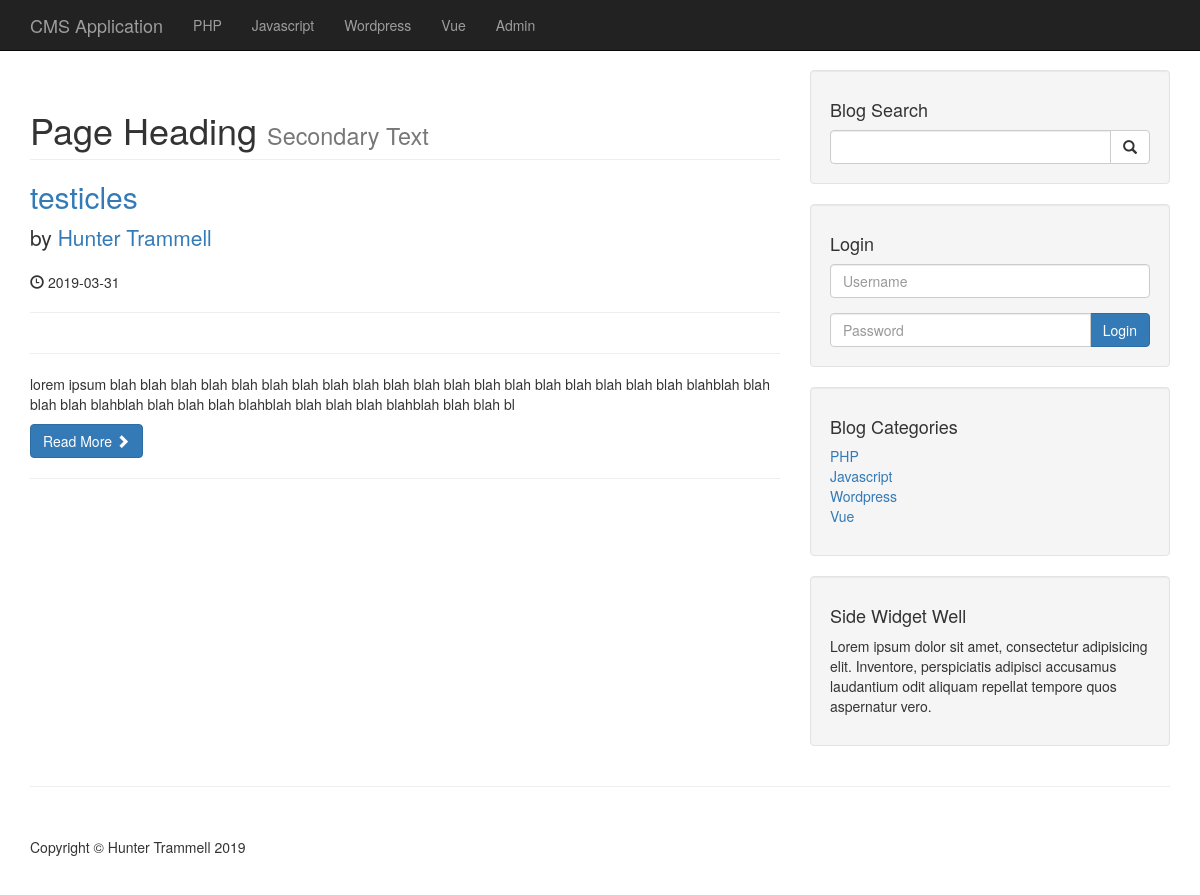
Before: / with the older database file.
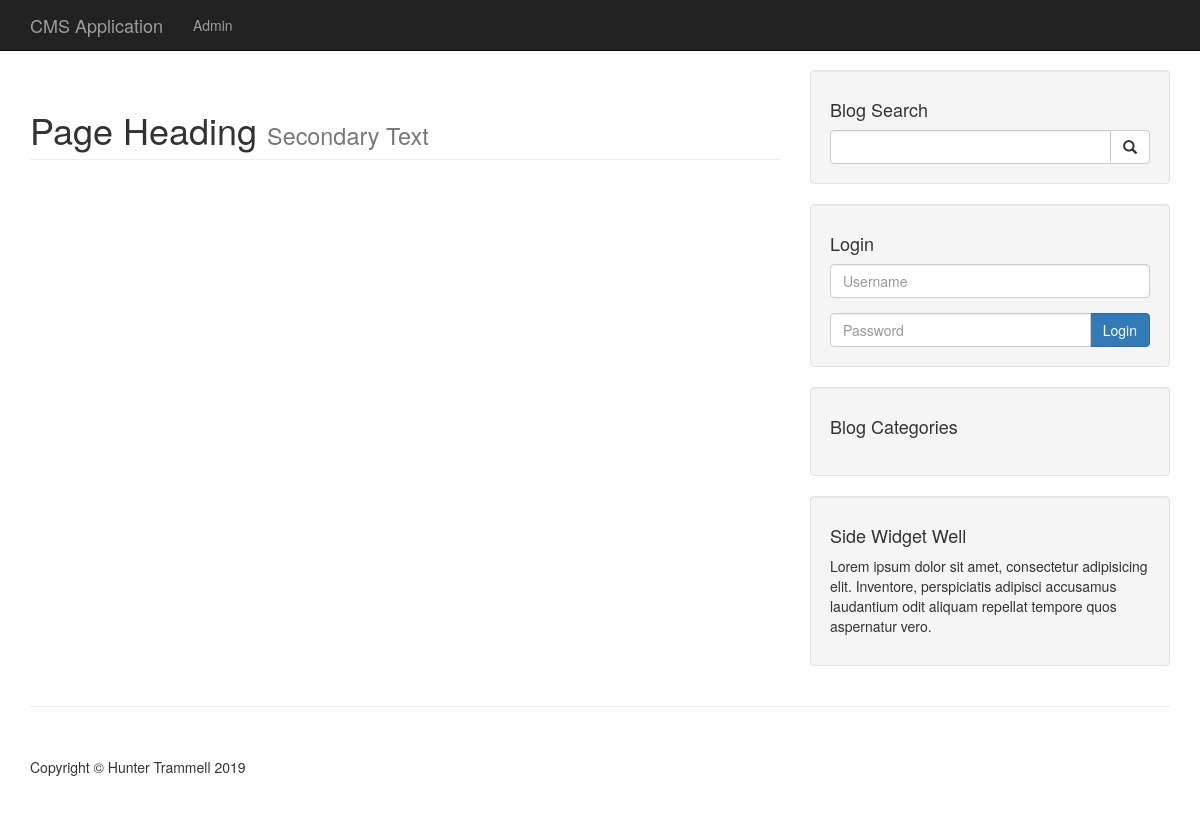
After: the same page with the newer database file.
### tables this page shows
CREATE TABLE `categories` (
  `cat_id` int(3) NOT NULL,
  `cat_title` varchar(255) NOT NULL
);

CREATE TABLE `posts` (
  `post_id` int(10) NOT NULL,
  `post_category_id` int(3) NOT NULL,
  `post_title` varchar(255) NOT NULL,
  `post_author` varchar(255) NOT NULL,
  `post_date` date NOT NULL,
  `post_image` text NOT NULL,
  `post_content` text NOT NULL,
  `post_tags` varchar(255) NOT NULL,
  `post_comment_count` int(11) NOT NULL,
  `post_status` varchar(255) NOT NULL DEFAULT 'Draft'
);

### index.php (the view, shortened to what this page needs)
<?php include "includes/header.php";?>
<?php include "includes/navigation.php";?>
    <div class="container">
        <div class="row">
            <div class="col-md-8">
                <h1 class="page-header">
                    Page Heading
                    <small>Secondary Text</small>
                </h1>
                <?php
                    $query = "SELECT * FROM posts";
                    global $connection;
                    $select_all_posts = mysqli_query($connection, $query);
                        while($row = mysqli_fetch_assoc($select_all_posts)){
                            $post_id = $row['post_id'];
                            $post_title = $row['post_title'];
                            $post_author = $row['post_author'];
                            $post_date = $row['post_date'];
                            $post_content = substr($row['post_content'], 0, 200);
                            if($row['post_status'] == 'Published'){
                            ?>
                            <h2>
                                <a href="post.php?p_id=<?php echo $post_id ?>"><?php echo $post_title ?></a>
                            </h2>
                            <p class="lead">
                                by <a href="index.php"><?php echo $post_author ?></a>
                            </p>
                            <p><span class="glyphicon glyphicon-time"></span> <?php echo $post_date ?></p>
                            <hr>
                            <hr>
                            <p><?php echo $post_content ?></p>
                            <a class="btn btn-primary" href="post.php?p_id=<?php echo $post_id ?>">Read More <span class="glyphicon glyphicon-chevron-right"></span></a>
                            <hr>
                            <?php
                            }
                        }
                ?>
            </div>
            <?php include "includes/sidebar.php";?>
        </div>
        <hr>
<?php include "includes/footer.php";?>

### includes/header.php (shortened to what this page needs)
<!DOCTYPE html>
<html lang="en">
<head>
    <link href="css/bootstrap.min.css" rel="stylesheet">
    <link href="css/blog-home.css" rel="stylesheet">
</head>
<body>

### includes/navigation.php (shortened to what this page needs)
<?php include "includes/db.php";?>
<nav class="navbar navbar-inverse navbar-fixed-top" role="navigation">
    <div class="container">
        <div class="navbar-header">
            <a class="navbar-brand" href="./index.php">CMS Application</a>
        </div>
        <div class="collapse navbar-collapse" id="bs-example-navbar-collapse-1">
            <ul class="nav navbar-nav">
                <?php
                    $query = "SELECT * FROM categories";
                    $select_all_categories = mysqli_query($connection, $query);
                    while($row = mysqli_fetch_assoc($select_all_categories)){
                        $cat_title = $row['cat_title'];
                        echo "<li><a href='#'>{$cat_title}</a></li>";
                    }
                ?>
                <li>
                    <a href="admin">Admin</a>
                </li>
            </ul>
        </div>
    </div>
</nav>

### includes/sidebar.php (shortened to what this page needs)
 <div class="col-md-4">
<div class="well">
    <h4>Blog Search</h4>
    <form action="search.php" method="post">
        <div class="input-group">
            <input type="text" name="search" class="form-control">
            <span class="input-group-btn">
                <button class="btn btn-default" type="submit" name="submit">
                    <span class="glyphicon glyphicon-search"></span>
            </button>
            </span>
        </div>
    </form>
</div>
<div class="well">
    <h4>Login</h4>
    <form action="includes/login.php" method="post">
        <div class="form-group">
            <input type="text" name="username" class="form-control" placeholder="Username">
        </div>
        <div class="input-group">
            <input type="password" name="password" class="form-control" placeholder="Password">
            <span class="input-group-btn">
                <button class="btn btn-primary" name="login" type="submit">Login</button>
            </span>
        </div>
    </form>
</div>
<?php
    global $connection;
    $query = "SELECT * FROM categories";
    $select_categories_sidebar = mysqli_query($connection, $query);
?>
<div class="well">
    <h4>Blog Categories</h4>
    <div class="row">
        <div class="col-lg-6">
            <ul class="list-unstyled">
                <?php
                    while($row = mysqli_fetch_assoc($select_categories_sidebar)){
                        $cat_title = $row['cat_title'];
                        $cat_id = $row['cat_id'];
                        echo "<li><a href='category.php?category=$cat_id'>{$cat_title}</a></li>";
                    }
                ?>
            </ul>
        </div>
        <div class="col-lg-6">
        </div>
    </div>
</div>
<?php include "widget.php";?>
</div>

### includes/widget.php
<div class="well">
    <h4>Side Widget Well</h4>
    <p>Lorem ipsum dolor sit amet, consectetur adipisicing elit. Inventore, perspiciatis adipisci accusamus laudantium odit aliquam repellat tempore quos aspernatur vero.</p>
</div>

### includes/footer.php (shortened to what this page needs)
        <footer>
            <div class="row">
                <div class="col-lg-12">
                    <p>Copyright &copy; Hunter Trammell 2019</p>
                </div>
            </div>
        </footer>
    </div>
</body>
</html>

### css/blog-home.css (style rules this page uses)
body { padding-top: 70px; }
footer { margin: 50px 0; }

Changed rows visible on the page:
removed categories: cat_title "PHP"
removed categories: cat_title "Javascript"
removed categories: cat_title "Wordpress"
removed categories: cat_title "Vue"
removed posts: post_title "testicles", post_author "Hunter Trammell", post_date "2019-03-31", post_content "lorem ipsum blah blah blah blah blah blah blah blah blah blah blah blah blah blah blah blah blah blah blah blahblah blah blah blah blahblah blah blah blah blahblah blah blah blah blahblah blah blah bl"
